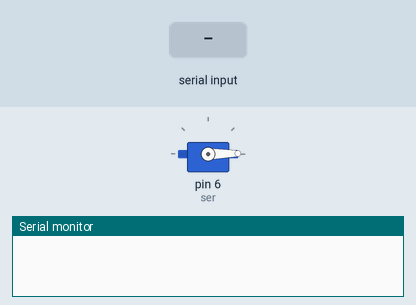
Simulated run of this sketch. Board: Arduino Uno, built with avr-gcc and run on an emulated ATmega328P. On the bench: servo, the last lines printed to the serial monitor. The inputs (shaded band) are chosen by the test bench.

Above: at 1.2 s.
1.3 s: "o" received over Serial
At 1.8 s:
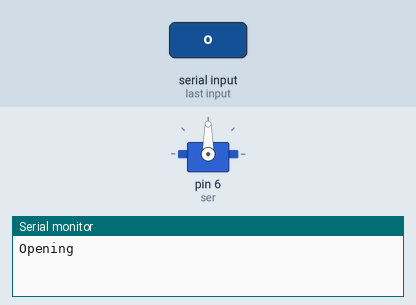
Timing chart, 0 to 4.8 s (numbered marks = the images above; inputs shaded):
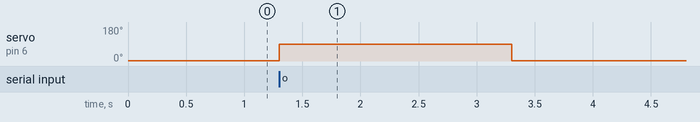

Measured:
- after the input at 1.3 s, servo on pin 6 (ser): 1° → 90° at once, → 1° 2.0 s later

The sketch:

servo_controller.ino
```cpp
// (licence header left out)
#include<Servo.h> // include server library

Servo ser; // create servo object to control the servo

int poser = 1; // initial position of server (angle relatively to servo Z axis)

int val; // initial variable for user input

void setup() {
    Serial.begin(9600); // Serial comm begin at 9600bps
    ser.attach(6); // servo is connected at pin 6, but can be attached to each pin
    ser.write(poser);
}

void loop() {
    if (Serial.available()){
        val = Serial.read();// then read the serial value
        if (val == 'o'){
            Serial.println(F("Opening"));
            ser.write(90);
            delay(2000);
            Serial.println(F("return"));
            ser.write(1);
        }
    }
}
```
